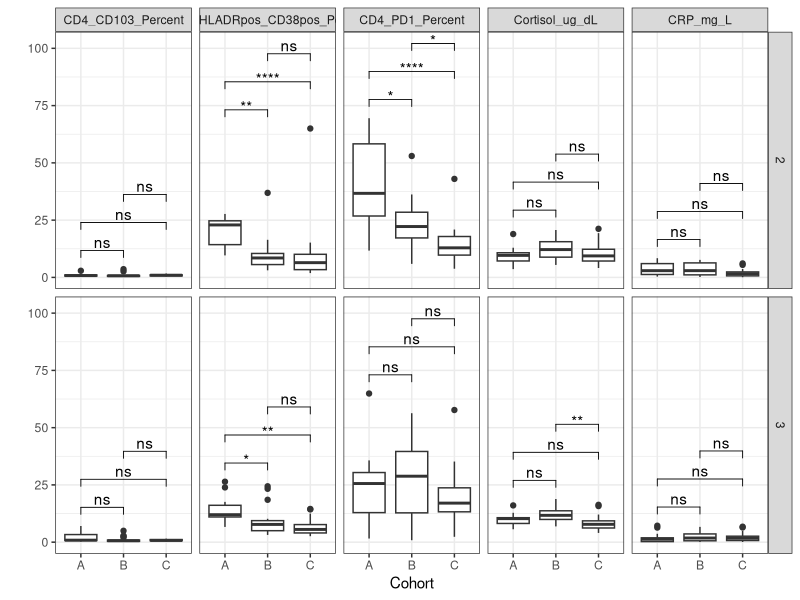
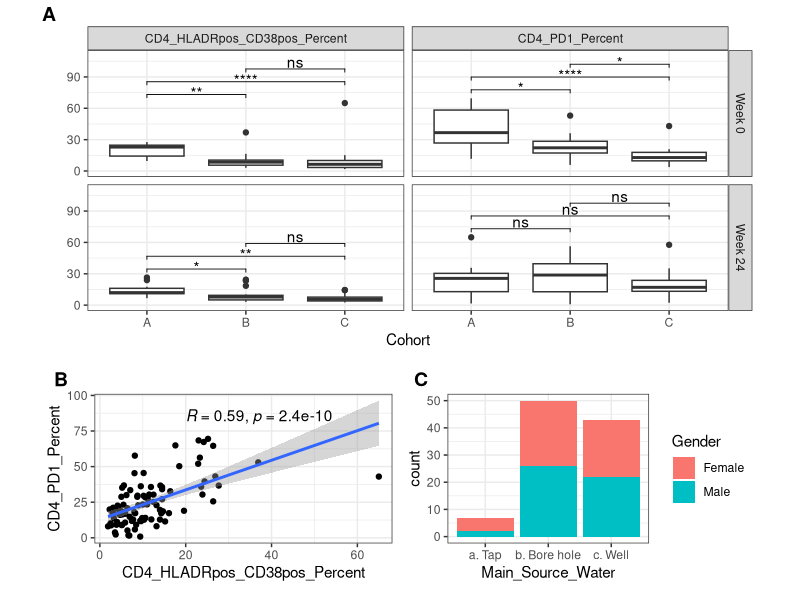

Generate these figures, in order, with R:
## ---- chunk 1
# load in necessary packages 
library(readr)
library(rstatix)
library(tidyverse)
library(ggpubr)
library(dplyr)
library(ggplot2)
library(cowplot)
## ---- chunk 2
# read in data 
PracticeData <- read_csv("Data/PracticeData.csv")
## ---- chunk 3
# make list of immune markers except CD4 count for now 
immune_markers <- c("CD4_PD1_Percent", "CD4_CD103_Percent",
                    "CD4_HLADRpos_CD38pos_Percent", "CRP_mg_L", "Cortisol_ug_dL")

# make data tidy 
tidy_data <- PracticeData %>% 
  select(Cohort_Short, Visit, all_of(immune_markers)) %>% 
  gather(-Cohort_Short, -Visit, 
         key = immune_cell, value = quantity)

# using rstatix we perform kruskall wallis tests with a Dunn's post hoc 
dunns_data <- tidy_data %>% 
  group_by(immune_cell, Visit) %>% 
  dunn_test(quantity~Cohort_Short) %>% 
  adjust_pvalue(method = 'bonferroni')

# plotting all results stratifying by visit 
dunns_data <- dunns_data %>% 
  add_xy_position(x = "Cohort_Short")

bxp <- ggplot(tidy_data, aes(x = Cohort_Short, y = quantity)) + 
          geom_boxplot() + 
          theme_bw() + 
          facet_grid(Visit~immune_cell) + 
          xlab("Cohort") + 
          ylab("")

bxp + 
  stat_pvalue_manual(dunns_data, label = "p.adj.signif")
## ---- chunk 4
# lets save previous boxplot 
sub_dunns <- dunns_data %>% 
  filter(immune_cell == "CD4_PD1_Percent" | immune_cell == "CD4_HLADRpos_CD38pos_Percent") %>% 
  mutate(Visit = case_when(Visit == 2 ~ 'Week 0', 
                           Visit == 3 ~ 'Week 24'))
fig1 <- tidy_data %>% 
  filter(immune_cell == "CD4_PD1_Percent" | immune_cell == "CD4_HLADRpos_CD38pos_Percent") %>% 
  mutate(Visit = case_when(Visit == 2 ~ 'Week 0', 
                           Visit == 3 ~ 'Week 24')) %>% 
  ggplot(aes(x = Cohort_Short, y = quantity)) + 
          geom_boxplot() + 
          theme_bw() + 
          facet_grid(Visit~immune_cell) + 
          ylim(0, 110) + 
          xlab("Cohort") + 
          ylab("") + 
          stat_pvalue_manual(sub_dunns, label = "p.adj.signif")

# quant by quant plot: immune activation by immune exhaustion
fig2 <- ggplot(PracticeData, aes(x = CD4_HLADRpos_CD38pos_Percent, y = CD4_PD1_Percent)) + 
          geom_point() + 
          geom_smooth(method = lm, ) + 
          stat_cor(label.x = 20, label.y = 85) + 
          theme_bw()

# lets see number of males and females by water source  
fig3 <- ggplot(PracticeData, aes(x = Main_Source_Water)) + 
          geom_bar(aes(fill = Gender)) + 
          theme_bw()




# Merge all plots using cowplot function plot_grid()
bottom_row <- plot_grid(fig2, fig3,
                  labels = c("B", "C"), 
                  ncol = 2, 
                  nrow = 1, 
                  hjust = -1, 
                  vjust = 0)

plot_grid(fig1, bottom_row, 
          labels = c("A", " "), 
          ncol = 1,
          nrow = 2, 
          rel_heights = c(1, 0.6),
          scale = 0.9, 
          hjust = -3)
